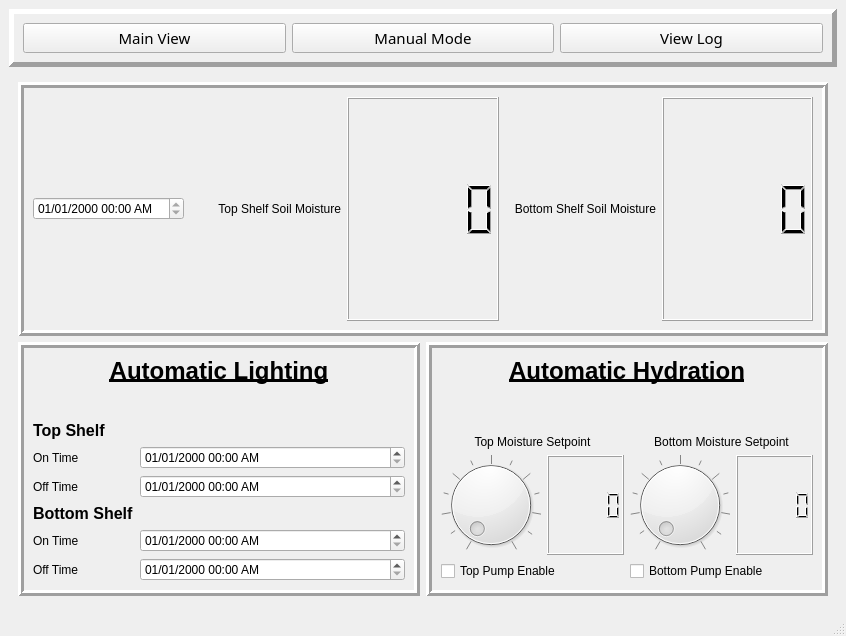
<?xml version="1.0" encoding="UTF-8"?>
<ui version="4.0">
 <class>PlantCareSystemGUI</class>
 <widget class="QMainWindow" name="PlantCareSystemGUI">
  <property name="geometry">
   <rect>
    <x>0</x>
    <y>0</y>
    <width>846</width>
    <height>636</height>
   </rect>
  </property>
  <property name="windowTitle">
   <string>PlantCareSystemGUI</string>
  </property>
  <widget class="QWidget" name="centralwidget">
   <property name="sizePolicy">
    <sizepolicy hsizetype="Preferred" vsizetype="Preferred">
     <horstretch>0</horstretch>
     <verstretch>0</verstretch>
    </sizepolicy>
   </property>
   <layout class="QVBoxLayout" name="verticalLayout">
    <item>
     <widget class="QFrame" name="frame">
      <property name="frameShape">
       <enum>QFrame::Panel</enum>
      </property>
      <property name="frameShadow">
       <enum>QFrame::Raised</enum>
      </property>
      <property name="lineWidth">
       <number>5</number>
      </property>
      <layout class="QHBoxLayout" name="horizontalLayout">
       <item>
        <widget class="QPushButton" name="mainView_pushButton">
         <property name="sizePolicy">
          <sizepolicy hsizetype="Minimum" vsizetype="Minimum">
           <horstretch>0</horstretch>
           <verstretch>0</verstretch>
          </sizepolicy>
         </property>
         <property name="minimumSize">
          <size>
           <width>0</width>
           <height>0</height>
          </size>
         </property>
         <property name="font">
          <font>
           <family>Sans Serif</family>
           <pointsize>11</pointsize>
          </font>
         </property>
         <property name="text">
          <string>Main View</string>
         </property>
        </widget>
       </item>
       <item>
        <widget class="QPushButton" name="manual_pushButton">
         <property name="sizePolicy">
          <sizepolicy hsizetype="Minimum" vsizetype="Minimum">
           <horstretch>0</horstretch>
           <verstretch>0</verstretch>
          </sizepolicy>
         </property>
         <property name="minimumSize">
          <size>
           <width>0</width>
           <height>0</height>
          </size>
         </property>
         <property name="font">
          <font>
           <family>Sans Serif</family>
           <pointsize>11</pointsize>
          </font>
         </property>
         <property name="text">
          <string>Manual Mode</string>
         </property>
        </widget>
       </item>
       <item>
        <widget class="QPushButton" name="log_pushButton">
         <property name="sizePolicy">
          <sizepolicy hsizetype="Minimum" vsizetype="Minimum">
           <horstretch>0</horstretch>
           <verstretch>0</verstretch>
          </sizepolicy>
         </property>
         <property name="minimumSize">
          <size>
           <width>0</width>
           <height>0</height>
          </size>
         </property>
         <property name="font">
          <font>
           <family>Sans Serif</family>
           <pointsize>11</pointsize>
          </font>
         </property>
         <property name="text">
          <string>View Log</string>
         </property>
        </widget>
       </item>
      </layout>
     </widget>
    </item>
    <item>
     <widget class="QStackedWidget" name="stackedWidget">
      <property name="currentIndex">
       <number>0</number>
      </property>
      <widget class="QWidget" name="main_page">
       <layout class="QVBoxLayout" name="verticalLayout_10">
        <item>
         <widget class="QFrame" name="frame">
          <property name="frameShape">
           <enum>QFrame::Box</enum>
          </property>
          <property name="frameShadow">
           <enum>QFrame::Raised</enum>
          </property>
          <property name="lineWidth">
           <number>3</number>
          </property>
          <layout class="QHBoxLayout" name="horizontalLayout_3">
           <item>
            <widget class="QDateTimeEdit" name="current_dateTime">
             <property name="readOnly">
              <bool>true</bool>
             </property>
             <property name="displayFormat">
              <string>MM/dd/yyyy HH:mm A</string>
             </property>
            </widget>
           </item>
           <item>
            <widget class="QLabel" name="top_currSoilMoisture_label">
             <property name="text">
              <string>Top Shelf Soil Moisture</string>
             </property>
             <property name="alignment">
              <set>Qt::AlignRight|Qt::AlignTrailing|Qt::AlignVCenter</set>
             </property>
             <property name="margin">
              <number>5</number>
             </property>
            </widget>
           </item>
           <item>
            <widget class="QLCDNumber" name="top_soilSensor_lcd"/>
           </item>
           <item>
            <widget class="QLabel" name="bott_currSoilMoisture_label">
             <property name="text">
              <string>Bottom Shelf Soil Moisture</string>
             </property>
             <property name="alignment">
              <set>Qt::AlignRight|Qt::AlignTrailing|Qt::AlignVCenter</set>
             </property>
             <property name="margin">
              <number>5</number>
             </property>
            </widget>
           </item>
           <item>
            <widget class="QLCDNumber" name="bottom_soilSensor_lcd"/>
           </item>
          </layout>
         </widget>
        </item>
        <item>
         <layout class="QHBoxLayout" name="horizontalLayout_7">
          <item>
           <widget class="QFrame" name="frame">
            <property name="frameShape">
             <enum>QFrame::Box</enum>
            </property>
            <property name="frameShadow">
             <enum>QFrame::Raised</enum>
            </property>
            <property name="lineWidth">
             <number>3</number>
            </property>
            <layout class="QVBoxLayout" name="verticalLayout_6">
             <item>
              <widget class="QLabel" name="auto_lighting_label">
               <property name="sizePolicy">
                <sizepolicy hsizetype="Minimum" vsizetype="Minimum">
                 <horstretch>0</horstretch>
                 <verstretch>0</verstretch>
                </sizepolicy>
               </property>
               <property name="font">
                <font>
                 <pointsize>18</pointsize>
                 <bold>true</bold>
                 <underline>true</underline>
                </font>
               </property>
               <property name="text">
                <string>Automatic Lighting</string>
               </property>
               <property name="alignment">
                <set>Qt::AlignHCenter|Qt::AlignTop</set>
               </property>
              </widget>
             </item>
             <item>
              <layout class="QFormLayout" name="formLayout">
               <item row="0" column="0">
                <widget class="QLabel" name="top_shelf_light_label">
                 <property name="font">
                  <font>
                   <pointsize>12</pointsize>
                   <bold>true</bold>
                  </font>
                 </property>
                 <property name="text">
                  <string>Top Shelf</string>
                 </property>
                </widget>
               </item>
               <item row="1" column="0">
                <widget class="QLabel" name="top_light_on_label">
                 <property name="text">
                  <string>On Time</string>
                 </property>
                </widget>
               </item>
               <item row="2" column="0">
                <widget class="QLabel" name="top_light_off_label">
                 <property name="text">
                  <string>Off Time</string>
                 </property>
                </widget>
               </item>
               <item row="3" column="0">
                <widget class="QLabel" name="bottom_shelf_label">
                 <property name="font">
                  <font>
                   <pointsize>12</pointsize>
                   <bold>true</bold>
                  </font>
                 </property>
                 <property name="text">
                  <string>Bottom Shelf</string>
                 </property>
                </widget>
               </item>
               <item row="4" column="0">
                <widget class="QLabel" name="bott_light_on_label">
                 <property name="text">
                  <string>On Time</string>
                 </property>
                </widget>
               </item>
               <item row="5" column="0">
                <widget class="QLabel" name="bott_light_off_label">
                 <property name="text">
                  <string>Off Time</string>
                 </property>
                </widget>
               </item>
               <item row="1" column="1">
                <widget class="QDateTimeEdit" name="top_light_on_time">
                 <property name="displayFormat">
                  <string>MM/dd/yyyy HH:mm A</string>
                 </property>
                </widget>
               </item>
               <item row="2" column="1">
                <widget class="QDateTimeEdit" name="top_light_off_time">
                 <property name="displayFormat">
                  <string>MM/dd/yyyy HH:mm A</string>
                 </property>
                </widget>
               </item>
               <item row="4" column="1">
                <widget class="QDateTimeEdit" name="bott_light_on_time">
                 <property name="displayFormat">
                  <string>MM/dd/yyyy HH:mm A</string>
                 </property>
                </widget>
               </item>
               <item row="5" column="1">
                <widget class="QDateTimeEdit" name="bott_light_off_time">
                 <property name="displayFormat">
                  <string>MM/dd/yyyy HH:mm A</string>
                 </property>
                </widget>
               </item>
              </layout>
             </item>
            </layout>
           </widget>
          </item>
          <item>
           <widget class="QFrame" name="frame">
            <property name="frameShape">
             <enum>QFrame::Box</enum>
            </property>
            <property name="frameShadow">
             <enum>QFrame::Raised</enum>
            </property>
            <property name="lineWidth">
             <number>3</number>
            </property>
            <layout class="QVBoxLayout" name="verticalLayout_9">
             <item>
              <widget class="QLabel" name="auto_hydrate_label">
               <property name="sizePolicy">
                <sizepolicy hsizetype="Minimum" vsizetype="Minimum">
                 <horstretch>0</horstretch>
                 <verstretch>0</verstretch>
                </sizepolicy>
               </property>
               <property name="font">
                <font>
                 <pointsize>18</pointsize>
                 <bold>true</bold>
                 <underline>true</underline>
                </font>
               </property>
               <property name="text">
                <string>Automatic Hydration</string>
               </property>
               <property name="alignment">
                <set>Qt::AlignHCenter|Qt::AlignTop</set>
               </property>
              </widget>
             </item>
             <item>
              <layout class="QHBoxLayout" name="horizontalLayout_6">
               <item>
                <layout class="QVBoxLayout" name="verticalLayout_7">
                 <item>
                  <widget class="QLabel" name="top_setpoint_label">
                   <property name="text">
                    <string>Top Moisture Setpoint</string>
                   </property>
                   <property name="alignment">
                    <set>Qt::AlignCenter</set>
                   </property>
                  </widget>
                 </item>
                 <item>
                  <layout class="QHBoxLayout" name="horizontalLayout_5">
                   <item>
                    <widget class="QDial" name="top_setpoint_dial">
                     <property name="minimum">
                      <number>0</number>
                     </property>
                     <property name="maximum">
                      <number>60</number>
                     </property>
                     <property name="orientation">
                      <enum>Qt::Horizontal</enum>
                     </property>
                     <property name="wrapping">
                      <bool>false</bool>
                     </property>
                     <property name="notchTarget">
                      <double>10.000000000000000</double>
                     </property>
                     <property name="notchesVisible">
                      <bool>true</bool>
                     </property>
                    </widget>
                   </item>
                   <item>
                    <widget class="QLCDNumber" name="top_setpoint_lcd"/>
                   </item>
                  </layout>
                 </item>
                 <item>
                  <widget class="QCheckBox" name="top_pump_enable_checkbox">
                   <property name="text">
                    <string>Top Pump Enable</string>
                   </property>
                  </widget>
                 </item>
                </layout>
               </item>
               <item>
                <layout class="QVBoxLayout" name="verticalLayout_8">
                 <item>
                  <widget class="QLabel" name="bott_setpoint_label">
                   <property name="text">
                    <string>Bottom Moisture Setpoint</string>
                   </property>
                   <property name="alignment">
                    <set>Qt::AlignCenter</set>
                   </property>
                  </widget>
                 </item>
                 <item>
                  <layout class="QHBoxLayout" name="horizontalLayout_4">
                   <item>
                    <widget class="QDial" name="bott_setpoint_dial">
                     <property name="minimum">
                      <number>0</number>
                     </property>
                     <property name="maximum">
                      <number>60</number>
                     </property>
                     <property name="orientation">
                      <enum>Qt::Horizontal</enum>
                     </property>
                     <property name="wrapping">
                      <bool>false</bool>
                     </property>
                     <property name="notchTarget">
                      <double>10.000000000000000</double>
                     </property>
                     <property name="notchesVisible">
                      <bool>true</bool>
                     </property>
                    </widget>
                   </item>
                   <item>
                    <widget class="QLCDNumber" name="bott_setpoint_lcd"/>
                   </item>
                  </layout>
                 </item>
                 <item>
                  <widget class="QCheckBox" name="bott_pump_enable_checkbox">
                   <property name="text">
                    <string>Bottom Pump Enable</string>
                   </property>
                  </widget>
                 </item>
                </layout>
               </item>
              </layout>
             </item>
            </layout>
           </widget>
          </item>
         </layout>
        </item>
       </layout>
      </widget>
      <widget class="QWidget" name="manual_page">
       <layout class="QHBoxLayout" name="horizontalLayout_2">
        <item>
         <widget class="QFrame" name="frame">
          <property name="frameShape">
           <enum>QFrame::Box</enum>
          </property>
          <property name="frameShadow">
           <enum>QFrame::Raised</enum>
          </property>
          <property name="lineWidth">
           <number>3</number>
          </property>
          <layout class="QVBoxLayout" name="verticalLayout_3">
           <item>
            <widget class="QLabel" name="light_control_label">
             <property name="sizePolicy">
              <sizepolicy hsizetype="Minimum" vsizetype="Minimum">
               <horstretch>0</horstretch>
               <verstretch>0</verstretch>
              </sizepolicy>
             </property>
             <property name="font">
              <font>
               <pointsize>15</pointsize>
               <bold>true</bold>
              </font>
             </property>
             <property name="text">
              <string>Light Controls</string>
             </property>
             <property name="textFormat">
              <enum>Qt::RichText</enum>
             </property>
             <property name="alignment">
              <set>Qt::AlignHCenter|Qt::AlignTop</set>
             </property>
            </widget>
           </item>
           <item>
            <layout class="QGridLayout" name="gridLayout">
             <item row="1" column="0">
              <widget class="QCheckBox" name="bottom_light_checkbox">
               <property name="sizePolicy">
                <sizepolicy hsizetype="Minimum" vsizetype="Minimum">
                 <horstretch>0</horstretch>
                 <verstretch>0</verstretch>
                </sizepolicy>
               </property>
               <property name="text">
                <string>Bottom Light</string>
               </property>
               <property name="iconSize">
                <size>
                 <width>16</width>
                 <height>16</height>
                </size>
               </property>
              </widget>
             </item>
             <item row="0" column="0">
              <widget class="QCheckBox" name="top_light_checkBox">
               <property name="sizePolicy">
                <sizepolicy hsizetype="Minimum" vsizetype="Minimum">
                 <horstretch>0</horstretch>
                 <verstretch>0</verstretch>
                </sizepolicy>
               </property>
               <property name="text">
                <string>Top Light</string>
               </property>
               <property name="iconSize">
                <size>
                 <width>16</width>
                 <height>16</height>
                </size>
               </property>
              </widget>
             </item>
            </layout>
           </item>
          </layout>
         </widget>
        </item>
        <item>
         <widget class="QFrame" name="frame9">
          <property name="frameShape">
           <enum>QFrame::Box</enum>
          </property>
          <property name="frameShadow">
           <enum>QFrame::Raised</enum>
          </property>
          <property name="lineWidth">
           <number>3</number>
          </property>
          <layout class="QVBoxLayout" name="verticalLayout_4">
           <item>
            <widget class="QLabel" name="pump_control_label">
             <property name="sizePolicy">
              <sizepolicy hsizetype="Minimum" vsizetype="Minimum">
               <horstretch>0</horstretch>
               <verstretch>0</verstretch>
              </sizepolicy>
             </property>
             <property name="font">
              <font>
               <pointsize>15</pointsize>
               <bold>true</bold>
              </font>
             </property>
             <property name="text">
              <string>Pump Controls</string>
             </property>
             <property name="alignment">
              <set>Qt::AlignHCenter|Qt::AlignTop</set>
             </property>
            </widget>
           </item>
           <item>
            <layout class="QGridLayout" name="gridLayout_2">
             <item row="0" column="0">
              <widget class="QCheckBox" name="top_pump_checkBox">
               <property name="sizePolicy">
                <sizepolicy hsizetype="Minimum" vsizetype="Minimum">
                 <horstretch>0</horstretch>
                 <verstretch>0</verstretch>
                </sizepolicy>
               </property>
               <property name="text">
                <string>Top Pump</string>
               </property>
               <property name="iconSize">
                <size>
                 <width>16</width>
                 <height>16</height>
                </size>
               </property>
              </widget>
             </item>
             <item row="1" column="0">
              <widget class="QCheckBox" name="bottom_pump_checkBox">
               <property name="sizePolicy">
                <sizepolicy hsizetype="Minimum" vsizetype="Minimum">
                 <horstretch>0</horstretch>
                 <verstretch>0</verstretch>
                </sizepolicy>
               </property>
               <property name="text">
                <string>Bottom Pump</string>
               </property>
               <property name="iconSize">
                <size>
                 <width>16</width>
                 <height>16</height>
                </size>
               </property>
              </widget>
             </item>
            </layout>
           </item>
          </layout>
         </widget>
        </item>
        <item>
         <widget class="QFrame" name="frame">
          <property name="frameShape">
           <enum>QFrame::Box</enum>
          </property>
          <property name="frameShadow">
           <enum>QFrame::Raised</enum>
          </property>
          <property name="lineWidth">
           <number>3</number>
          </property>
          <layout class="QVBoxLayout" name="verticalLayout_5">
           <item>
            <widget class="QLabel" name="sensor_cal_label">
             <property name="sizePolicy">
              <sizepolicy hsizetype="Minimum" vsizetype="Minimum">
               <horstretch>0</horstretch>
               <verstretch>0</verstretch>
              </sizepolicy>
             </property>
             <property name="font">
              <font>
               <pointsize>15</pointsize>
               <bold>true</bold>
              </font>
             </property>
             <property name="text">
              <string>Soil Sensor Calibration</string>
             </property>
             <property name="alignment">
              <set>Qt::AlignHCenter|Qt::AlignTop</set>
             </property>
            </widget>
           </item>
           <item>
            <widget class="QPushButton" name="cal_top_button">
             <property name="sizePolicy">
              <sizepolicy hsizetype="Preferred" vsizetype="Minimum">
               <horstretch>0</horstretch>
               <verstretch>0</verstretch>
              </sizepolicy>
             </property>
             <property name="minimumSize">
              <size>
               <width>0</width>
               <height>0</height>
              </size>
             </property>
             <property name="text">
              <string>Calibrate Top Shelf Sensor</string>
             </property>
            </widget>
           </item>
           <item>
            <widget class="QPushButton" name="cab_bottom_button">
             <property name="sizePolicy">
              <sizepolicy hsizetype="Preferred" vsizetype="Minimum">
               <horstretch>0</horstretch>
               <verstretch>0</verstretch>
              </sizepolicy>
             </property>
             <property name="minimumSize">
              <size>
               <width>0</width>
               <height>0</height>
              </size>
             </property>
             <property name="text">
              <string>Calibrate Bottom Shelf Sensor</string>
             </property>
            </widget>
           </item>
          </layout>
         </widget>
        </item>
       </layout>
      </widget>
      <widget class="QWidget" name="log_page">
       <layout class="QVBoxLayout" name="verticalLayout_2">
        <item>
         <widget class="QListWidget" name="log_listWidget"/>
        </item>
       </layout>
      </widget>
     </widget>
    </item>
   </layout>
  </widget>
  <widget class="QStatusBar" name="statusbar">
   <property name="enabled">
    <bool>false</bool>
   </property>
  </widget>
  <widget class="QMenuBar" name="menubar">
   <property name="enabled">
    <bool>false</bool>
   </property>
   <property name="geometry">
    <rect>
     <x>0</x>
     <y>0</y>
     <width>846</width>
     <height>19</height>
    </rect>
   </property>
  </widget>
 </widget>
 <resources/>
 <connections/>
</ui>
